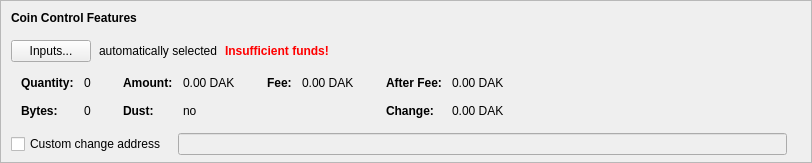
    <widget class="QFrame" name="frameCoinControl">
     <property name="sizePolicy">
      <sizepolicy hsizetype="Expanding" vsizetype="Expanding">
       <horstretch>0</horstretch>
       <verstretch>0</verstretch>
      </sizepolicy>
     </property>
     <property name="maximumSize">
      <size>
       <width>16777215</width>
       <height>16777215</height>
      </size>
     </property>
     <property name="frameShape">
      <enum>QFrame::StyledPanel</enum>
     </property>
     <property name="frameShadow">
      <enum>QFrame::Sunken</enum>
     </property>
     <layout class="QVBoxLayout" name="verticalLayoutCoinControl2">
      <property name="spacing">
       <number>0</number>
      </property>
      <property name="leftMargin">
       <number>0</number>
      </property>
      <property name="topMargin">
       <number>0</number>
      </property>
      <property name="rightMargin">
       <number>0</number>
      </property>
      <property name="bottomMargin">
       <number>6</number>
      </property>
      <item>
       <layout class="QVBoxLayout" name="verticalLayoutCoinControl" stretch="0,0,0,0,1">
        <property name="spacing">
         <number>0</number>
        </property>
        <property name="leftMargin">
         <number>10</number>
        </property>
        <property name="topMargin">
         <number>10</number>
        </property>
        <item>
         <layout class="QHBoxLayout" name="horizontalLayoutCoinControl1">
          <property name="bottomMargin">
           <number>15</number>
          </property>
          <item>
           <widget class="QLabel" name="labelCoinControlFeatures">
            <property name="sizePolicy">
             <sizepolicy hsizetype="Preferred" vsizetype="Maximum">
              <horstretch>0</horstretch>
              <verstretch>0</verstretch>
             </sizepolicy>
            </property>
            <property name="font">
             <font>
              <weight>75</weight>
              <bold>true</bold>
             </font>
            </property>
            <property name="styleSheet">
             <string notr="true">font-weight:bold;</string>
            </property>
            <property name="text">
             <string>Coin Control Features</string>
            </property>
           </widget>
          </item>
         </layout>
        </item>
        <item>
         <layout class="QHBoxLayout" name="horizontalLayoutCoinControl2" stretch="0,0,0,0">
          <property name="spacing">
           <number>8</number>
          </property>
          <property name="bottomMargin">
           <number>10</number>
          </property>
          <item>
           <widget class="QPushButton" name="pushButtonCoinControl">
            <property name="styleSheet">
             <string notr="true"/>
            </property>
            <property name="text">
             <string>Inputs...</string>
            </property>
            <property name="autoDefault">
             <bool>false</bool>
            </property>
           </widget>
          </item>
          <item>
           <widget class="QLabel" name="labelCoinControlAutomaticallySelected">
            <property name="text">
             <string>automatically selected</string>
            </property>
            <property name="margin">
             <number>5</number>
            </property>
           </widget>
          </item>
          <item>
           <widget class="QLabel" name="labelCoinControlInsuffFunds">
            <property name="font">
             <font>
              <weight>75</weight>
              <bold>true</bold>
             </font>
            </property>
            <property name="styleSheet">
             <string notr="true">color:red;font-weight:bold;</string>
            </property>
            <property name="text">
             <string>Insufficient funds!</string>
            </property>
            <property name="margin">
             <number>5</number>
            </property>
           </widget>
          </item>
          <item>
           <spacer name="horizontalSpacerCoinControl">
            <property name="orientation">
             <enum>Qt::Horizontal</enum>
            </property>
            <property name="sizeHint" stdset="0">
             <size>
              <width>40</width>
              <height>1</height>
             </size>
            </property>
           </spacer>
          </item>
         </layout>
        </item>
        <item>
         <widget class="QWidget" name="widgetCoinControl" native="true">
          <property name="sizePolicy">
           <sizepolicy hsizetype="Preferred" vsizetype="Preferred">
            <horstretch>0</horstretch>
            <verstretch>0</verstretch>
           </sizepolicy>
          </property>
          <property name="minimumSize">
           <size>
            <width>0</width>
            <height>0</height>
           </size>
          </property>
          <property name="styleSheet">
           <string notr="true"/>
          </property>
          <layout class="QHBoxLayout" name="horizontalLayoutCoinControl5">
           <property name="leftMargin">
            <number>0</number>
           </property>
           <property name="topMargin">
            <number>0</number>
           </property>
           <property name="rightMargin">
            <number>0</number>
           </property>
           <property name="bottomMargin">
            <number>0</number>
           </property>
           <item>
            <layout class="QHBoxLayout" name="horizontalLayoutCoinControl3" stretch="0,0,0,1">
             <property name="spacing">
              <number>20</number>
             </property>
             <property name="topMargin">
              <number>0</number>
             </property>
             <property name="bottomMargin">
              <number>10</number>
             </property>
             <item>
              <layout class="QFormLayout" name="formLayoutCoinControl1">
               <property name="horizontalSpacing">
                <number>10</number>
               </property>
               <property name="verticalSpacing">
                <number>14</number>
               </property>
               <property name="leftMargin">
                <number>10</number>
               </property>
               <property name="topMargin">
                <number>4</number>
               </property>
               <property name="rightMargin">
                <number>6</number>
               </property>
               <item row="0" column="0">
                <widget class="QLabel" name="labelCoinControlQuantityText">
                 <property name="font">
                  <font>
                   <weight>75</weight>
                   <bold>true</bold>
                  </font>
                 </property>
                 <property name="text">
                  <string>Quantity:</string>
                 </property>
                 <property name="margin">
                  <number>0</number>
                 </property>
                </widget>
               </item>
               <item row="0" column="1">
                <widget class="QLabel" name="labelCoinControlQuantity">
                 <property name="cursor">
                  <cursorShape>IBeamCursor</cursorShape>
                 </property>
                 <property name="contextMenuPolicy">
                  <enum>Qt::ActionsContextMenu</enum>
                 </property>
                 <property name="text">
                  <string notr="true">0</string>
                 </property>
                 <property name="margin">
                  <number>0</number>
                 </property>
                 <property name="textInteractionFlags">
                  <set>Qt::LinksAccessibleByMouse|Qt::TextSelectableByKeyboard|Qt::TextSelectableByMouse</set>
                 </property>
                </widget>
               </item>
               <item row="1" column="0">
                <widget class="QLabel" name="labelCoinControlBytesText">
                 <property name="font">
                  <font>
                   <weight>75</weight>
                   <bold>true</bold>
                  </font>
                 </property>
                 <property name="text">
                  <string>Bytes:</string>
                 </property>
                </widget>
               </item>
               <item row="1" column="1">
                <widget class="QLabel" name="labelCoinControlBytes">
                 <property name="cursor">
                  <cursorShape>IBeamCursor</cursorShape>
                 </property>
                 <property name="contextMenuPolicy">
                  <enum>Qt::ActionsContextMenu</enum>
                 </property>
                 <property name="text">
                  <string notr="true">0</string>
                 </property>
                 <property name="textInteractionFlags">
                  <set>Qt::LinksAccessibleByMouse|Qt::TextSelectableByKeyboard|Qt::TextSelectableByMouse</set>
                 </property>
                </widget>
               </item>
              </layout>
             </item>
             <item>
              <layout class="QFormLayout" name="formLayoutCoinControl2">
               <property name="horizontalSpacing">
                <number>10</number>
               </property>
               <property name="verticalSpacing">
                <number>14</number>
               </property>
               <property name="leftMargin">
                <number>6</number>
               </property>
               <property name="topMargin">
                <number>4</number>
               </property>
               <property name="rightMargin">
                <number>6</number>
               </property>
               <item row="0" column="0">
                <widget class="QLabel" name="labelCoinControlAmountText">
                 <property name="font">
                  <font>
                   <weight>75</weight>
                   <bold>true</bold>
                  </font>
                 </property>
                 <property name="text">
                  <string>Amount:</string>
                 </property>
                 <property name="margin">
                  <number>0</number>
                 </property>
                </widget>
               </item>
               <item row="0" column="1">
                <widget class="QLabel" name="labelCoinControlAmount">
                 <property name="cursor">
                  <cursorShape>IBeamCursor</cursorShape>
                 </property>
                 <property name="contextMenuPolicy">
                  <enum>Qt::ActionsContextMenu</enum>
                 </property>
                 <property name="text">
                  <string notr="true">0.00 DAK</string>
                 </property>
                 <property name="textInteractionFlags">
                  <set>Qt::LinksAccessibleByMouse|Qt::TextSelectableByKeyboard|Qt::TextSelectableByMouse</set>
                 </property>
                </widget>
               </item>
               <item row="1" column="0">
                <widget class="QLabel" name="labelCoinControlLowOutputText">
                 <property name="font">
                  <font>
                   <weight>75</weight>
                   <bold>true</bold>
                  </font>
                 </property>
                 <property name="text">
                  <string>Dust:</string>
                 </property>
                </widget>
               </item>
               <item row="1" column="1">
                <widget class="QLabel" name="labelCoinControlLowOutput">
                 <property name="cursor">
                  <cursorShape>IBeamCursor</cursorShape>
                 </property>
                 <property name="contextMenuPolicy">
                  <enum>Qt::ActionsContextMenu</enum>
                 </property>
                 <property name="text">
                  <string notr="true">no</string>
                 </property>
                 <property name="textInteractionFlags">
                  <set>Qt::LinksAccessibleByMouse|Qt::TextSelectableByKeyboard|Qt::TextSelectableByMouse</set>
                 </property>
                </widget>
               </item>
              </layout>
             </item>
             <item>
              <layout class="QFormLayout" name="formLayoutCoinControl3">
               <property name="horizontalSpacing">
                <number>10</number>
               </property>
               <property name="verticalSpacing">
                <number>14</number>
               </property>
               <property name="leftMargin">
                <number>6</number>
               </property>
               <property name="topMargin">
                <number>4</number>
               </property>
               <property name="rightMargin">
                <number>6</number>
               </property>
               <item row="0" column="0">
                <widget class="QLabel" name="labelCoinControlFeeText">
                 <property name="font">
                  <font>
                   <weight>75</weight>
                   <bold>true</bold>
                  </font>
                 </property>
                 <property name="text">
                  <string>Fee:</string>
                 </property>
                 <property name="margin">
                  <number>0</number>
                 </property>
                </widget>
               </item>
               <item row="0" column="1">
                <widget class="QLabel" name="labelCoinControlFee">
                 <property name="cursor">
                  <cursorShape>IBeamCursor</cursorShape>
                 </property>
                 <property name="contextMenuPolicy">
                  <enum>Qt::ActionsContextMenu</enum>
                 </property>
                 <property name="text">
                  <string notr="true">0.00 DAK</string>
                 </property>
                 <property name="textInteractionFlags">
                  <set>Qt::LinksAccessibleByMouse|Qt::TextSelectableByKeyboard|Qt::TextSelectableByMouse</set>
                 </property>
                </widget>
               </item>
              </layout>
             </item>
             <item>
              <layout class="QFormLayout" name="formLayoutCoinControl4">
               <property name="horizontalSpacing">
                <number>10</number>
               </property>
               <property name="verticalSpacing">
                <number>14</number>
               </property>
               <property name="leftMargin">
                <number>6</number>
               </property>
               <property name="topMargin">
                <number>4</number>
               </property>
               <property name="rightMargin">
                <number>6</number>
               </property>
               <item row="0" column="0">
                <widget class="QLabel" name="labelCoinControlAfterFeeText">
                 <property name="font">
                  <font>
                   <weight>75</weight>
                   <bold>true</bold>
                  </font>
                 </property>
                 <property name="text">
                  <string>After Fee:</string>
                 </property>
                 <property name="margin">
                  <number>0</number>
                 </property>
                </widget>
               </item>
               <item row="0" column="1">
                <widget class="QLabel" name="labelCoinControlAfterFee">
                 <property name="cursor">
                  <cursorShape>IBeamCursor</cursorShape>
                 </property>
                 <property name="contextMenuPolicy">
                  <enum>Qt::ActionsContextMenu</enum>
                 </property>
                 <property name="text">
                  <string notr="true">0.00 DAK</string>
                 </property>
                 <property name="textInteractionFlags">
                  <set>Qt::LinksAccessibleByMouse|Qt::TextSelectableByKeyboard|Qt::TextSelectableByMouse</set>
                 </property>
                </widget>
               </item>
               <item row="1" column="0">
                <widget class="QLabel" name="labelCoinControlChangeText">
                 <property name="font">
                  <font>
                   <weight>75</weight>
                   <bold>true</bold>
                  </font>
                 </property>
                 <property name="text">
                  <string>Change:</string>
                 </property>
                </widget>
               </item>
               <item row="1" column="1">
                <widget class="QLabel" name="labelCoinControlChange">
                 <property name="cursor">
                  <cursorShape>IBeamCursor</cursorShape>
                 </property>
                 <property name="contextMenuPolicy">
                  <enum>Qt::ActionsContextMenu</enum>
                 </property>
                 <property name="text">
                  <string notr="true">0.00 DAK</string>
                 </property>
                 <property name="textInteractionFlags">
                  <set>Qt::LinksAccessibleByMouse|Qt::TextSelectableByKeyboard|Qt::TextSelectableByMouse</set>
                 </property>
                </widget>
               </item>
              </layout>
             </item>
            </layout>
           </item>
          </layout>
         </widget>
        </item>
        <item>
         <layout class="QHBoxLayout" name="horizontalLayoutCoinControl4" stretch="0,0,0">
          <property name="spacing">
           <number>12</number>
          </property>
          <property name="sizeConstraint">
           <enum>QLayout::SetDefaultConstraint</enum>
          </property>
          <property name="topMargin">
           <number>5</number>
          </property>
          <property name="rightMargin">
           <number>5</number>
          </property>
          <item>
           <widget class="QCheckBox" name="checkBoxCoinControlChange">
            <property name="toolTip">
             <string>If this is activated, but the change address is empty or invalid, change will be sent to a newly generated address.</string>
            </property>
            <property name="text">
             <string>Custom change address</string>
            </property>
           </widget>
          </item>
          <item>
           <widget class="QValidatedLineEdit" name="lineEditCoinControlChange">
            <property name="enabled">
             <bool>false</bool>
            </property>
            <property name="sizePolicy">
             <sizepolicy hsizetype="Expanding" vsizetype="Fixed">
              <horstretch>0</horstretch>
              <verstretch>0</verstretch>
             </sizepolicy>
            </property>
           </widget>
          </item>
          <item>
           <widget class="QLabel" name="labelCoinControlChangeLabel">
            <property name="sizePolicy">
             <sizepolicy hsizetype="Preferred" vsizetype="Expanding">
              <horstretch>0</horstretch>
              <verstretch>0</verstretch>
             </sizepolicy>
            </property>
            <property name="minimumSize">
             <size>
              <width>0</width>
              <height>0</height>
             </size>
            </property>
            <property name="text">
             <string/>
            </property>
            <property name="margin">
             <number>3</number>
            </property>
           </widget>
          </item>
         </layout>
        </item>
        <item>
         <spacer name="verticalSpacerCoinControl">
          <property name="orientation">
           <enum>Qt::Vertical</enum>
          </property>
          <property name="sizeHint" stdset="0">
           <size>
            <width>800</width>
            <height>1</height>
           </size>
          </property>
         </spacer>
        </item>
       </layout>
      </item>
     </layout>
    </widget>
